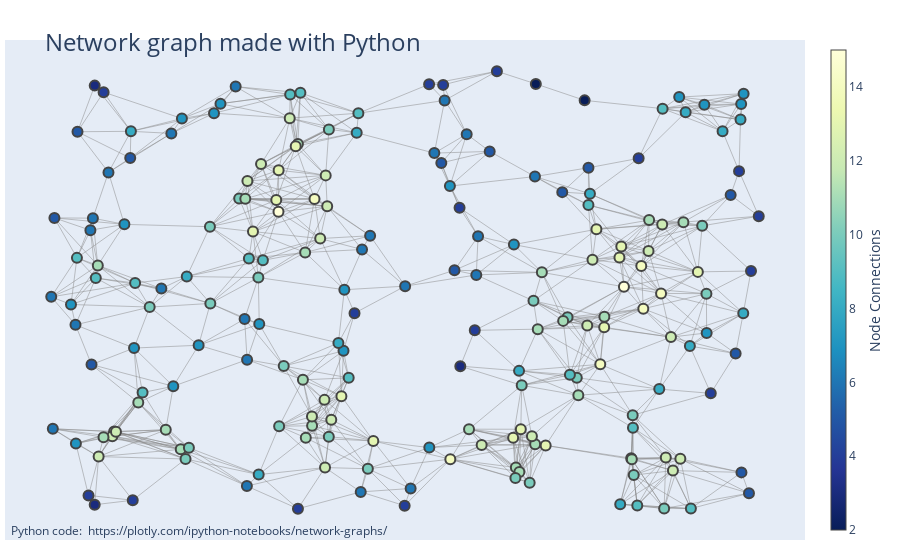

Notebook cell for this chart:
### Code cell
g = nx.DiGraph(same_title_dict)
g.add_nodes_from(same_title_dict.keys())
for k, v in same_title_dict.items():
    g.add_edges_from(([(k, t) for t in v]))
node_trace = go.Scatter(
    x=node_x, y=node_y,
    mode='markers',
    hoverinfo='text',
    marker=dict(
        showscale=True,
        # colorscale options
        #'Greys' | 'YlGnBu' | 'Greens' | 'YlOrRd' | 'Bluered' | 'RdBu' |
        #'Reds' | 'Blues' | 'Picnic' | 'Rainbow' | 'Portland' | 'Jet' |
        #'Hot' | 'Blackbody' | 'Earth' | 'Electric' | 'Viridis' |
        colorscale='YlGnBu',
        reversescale=True,
        color=[],
        size=10,
        colorbar=dict(
            thickness=15,
            title='Node Connections',
            xanchor='left',
            titleside='right'
        ),
        line_width=2))
nx.draw(g,with_labels=True)

node_adjacencies = []
node_text = []
for node, adjacencies in enumerate(G.adjacency()):
    node_adjacencies.append(len(adjacencies[1]))
    node_text.append('# of connections: '+str(len(adjacencies[1])))

node_trace.marker.color = node_adjacencies
node_trace.text = node_text
# Create Network Graph
fig = go.Figure(data=[edge_trace, node_trace],
             layout=go.Layout(
                title='<br>Network graph made with Python',
                titlefont_size=24,
                showlegend=False,
                hovermode='closest',
                margin=dict(b=20,l=5,r=5,t=40),
                annotations=[ dict(
                    text="Python code: <a href='https://plotly.com/ipython-notebooks/network-graphs/'> https://plotly.com/ipython-notebooks/network-graphs/</a>",
                    showarrow=False,
                    xref="paper", yref="paper",
                    x=0.005, y=-0.002 ) ],
                xaxis=dict(showgrid=False, zeroline=False, showticklabels=False),
                yaxis=dict(showgrid=False, zeroline=False, showticklabels=False))                )
fig.show()

### Figure 1 — Plotly figure (JSON) as saved in the notebook; plotly's stock layout.template omitted (floating-point values rounded to 4 significant figures; data arrays with more than 128 entries replaced by an {"elided": "..."} marker saying what was removed)
{"data": [{"hoverinfo": "none", "line": {"color": "#888", "width": 0.5}, "mode": "lines", "type": "scatter", "x": {"elided": "2631 float values"}, "y": {"elided": "2631 float values"}}, {"hoverinfo": "text", "marker": {"color": {"elided": "200 int values"}, "colorbar": {"thickness": 15, "title": {"side": "right", "text": "Node Connections"}, "xanchor": "left"}, "colorscale": [[0, "rgb(255,255,217)"], [0.125, "rgb(237,248,177)"], [0.25, "rgb(199,233,180)"], [0.375, "rgb(127,205,187)"], [0.5, "rgb(65,182,196)"], [0.625, "rgb(29,145,192)"], [0.75, "rgb(34,94,168)"], [0.875, "rgb(37,52,148)"], [1, "rgb(8,29,88)"]], "line": {"width": 2}, "reversescale": true, "showscale": true, "size": 10}, "mode": "markers", "text": {"elided": "200 str values"}, "type": "scatter", "x": {"elided": "200 float values"}, "y": {"elided": "200 float values"}}], "layout": {"annotations": [{"showarrow": false, "text": "Python code: <a href='https://plotly.com/ipython-notebooks/network-graphs/'> https://plotly.com/ipython-notebooks/network-graphs/</a>", "x": 0.005, "xref": "paper", "y": -0.002, "yref": "paper"}], "hovermode": "closest", "margin": {"b": 20, "l": 5, "r": 5, "t": 40}, "showlegend": false, "title": {"font": {"size": 24}, "text": "<br>Network graph made with Python"}, "xaxis": {"showgrid": false, "showticklabels": false, "zeroline": false}, "yaxis": {"showgrid": false, "showticklabels": false, "zeroline": false}}}
